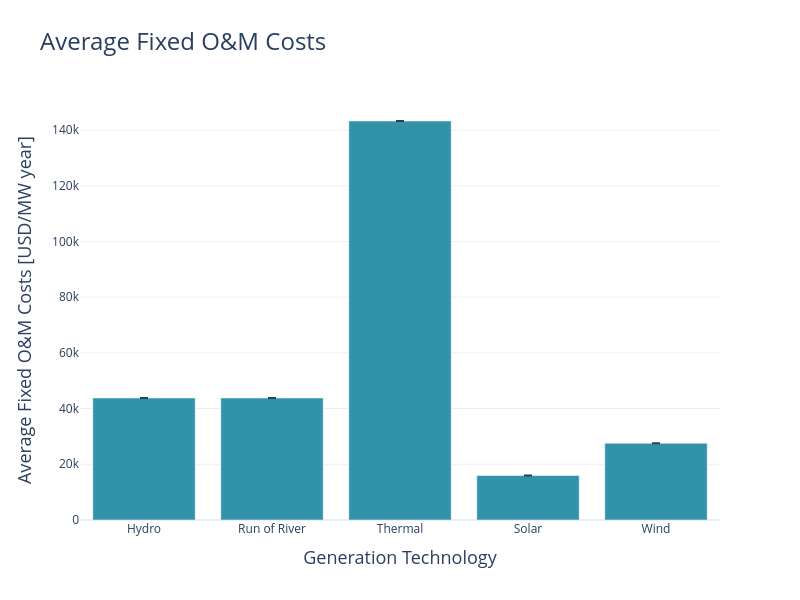

The notebook cell saved with this chart:
### Code cell
# Calculate mean and standard error
gen_fixed_om = gen_costs.groupby('gen_tech')['gen_fixed_om'].agg(['mean', 'std', 'sem']).reset_index()
gen_fixed_om = gen_fixed_om.rename(columns={'mean': 'gen_fixed_om', 'std': 'standard_dev', 'sem': 'error'})
# Apply desired order
gen_fixed_om['gen_tech'] = pd.Categorical(gen_fixed_om['gen_tech'], categories=tech_order, ordered=True)
gen_fixed_om = gen_fixed_om.sort_values('gen_tech')
# Plot
fig = go.Figure()
fig.add_trace(go.Bar(
    x=gen_fixed_om['gen_tech'], y=gen_fixed_om['gen_fixed_om'],
    error_y=dict(type='data', array=gen_fixed_om['error']),
    marker_color=colors[0]
))
fig.update_layout(
    height=12*50, width=16*50, template='plotly_white',
    title=dict(text='Average Fixed O&M Costs', font=dict(size=24)),
    xaxis_title='Generation Technology', yaxis_title='Average Fixed O&M Costs [USD/MW year]',
    xaxis=dict(title_font=dict(size=18), categoryorder='array', categoryarray=tech_order),
    yaxis=dict(title_font=dict(size=18)))
fig.write_image("../images/Average Fixed O&M Costs.png")
fig.show()

### Figure 1 — Plotly figure (JSON) as saved in the notebook; plotly's stock layout.template omitted (floating-point values rounded to 4 significant figures)
{"data": [{"error_y": {"array": [0, 0, 0, 0, 0], "type": "data"}, "marker": {"color": "#3292A9"}, "type": "bar", "x": ["Hydro", "Run of River", "Thermal", "Solar", "Wind"], "y": [43780, 43780, 143220, 15970, 27570]}], "layout": {"height": 600, "title": {"font": {"size": 24}, "text": "Average Fixed O&M Costs"}, "width": 800, "xaxis": {"categoryarray": ["Hydro", "Run of River", "Thermal", "Solar", "Wind"], "categoryorder": "array", "title": {"font": {"size": 18}, "text": "Generation Technology"}}, "yaxis": {"title": {"font": {"size": 18}, "text": "Average Fixed O&M Costs [USD/MW year]"}}}}
